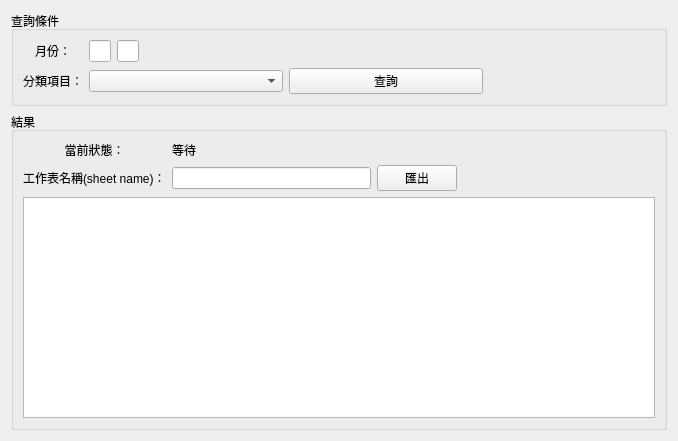
<?xml version="1.0" encoding="UTF-8"?>
<ui version="4.0">
 <class>WidgetMonthReport</class>
 <widget class="QWidget" name="WidgetMonthReport">
  <property name="geometry">
   <rect>
    <x>0</x>
    <y>0</y>
    <width>678</width>
    <height>441</height>
   </rect>
  </property>
  <property name="windowTitle">
   <string>Form</string>
  </property>
  <layout class="QVBoxLayout" name="verticalLayout">
   <item>
    <widget class="QGroupBox" name="groupBox">
     <property name="title">
      <string>查詢條件</string>
     </property>
     <layout class="QVBoxLayout" name="verticalLayout_3">
      <item>
       <layout class="QGridLayout" name="gridLayout_3">
        <item row="0" column="1">
         <layout class="QHBoxLayout" name="horizontalLayout_2">
          <item>
           <widget class="QLineEdit" name="lineEdit_yy">
            <property name="alignment">
             <set>Qt::AlignRight|Qt::AlignTrailing|Qt::AlignVCenter</set>
            </property>
           </widget>
          </item>
          <item>
           <widget class="QLineEdit" name="lineEdit_mm">
            <property name="alignment">
             <set>Qt::AlignRight|Qt::AlignTrailing|Qt::AlignVCenter</set>
            </property>
           </widget>
          </item>
          <item>
           <spacer name="horizontalSpacer">
            <property name="orientation">
             <enum>Qt::Horizontal</enum>
            </property>
            <property name="sizeHint" stdset="0">
             <size>
              <width>1000</width>
              <height>20</height>
             </size>
            </property>
           </spacer>
          </item>
         </layout>
        </item>
        <item row="1" column="1">
         <layout class="QHBoxLayout" name="horizontalLayout_4">
          <item>
           <widget class="QComboBox" name="comboBox"/>
          </item>
          <item>
           <widget class="QPushButton" name="pushButton_search">
            <property name="text">
             <string>查詢</string>
            </property>
           </widget>
          </item>
         </layout>
        </item>
        <item row="0" column="0">
         <widget class="QLabel" name="label">
          <property name="text">
           <string>月份：</string>
          </property>
          <property name="alignment">
           <set>Qt::AlignCenter</set>
          </property>
         </widget>
        </item>
        <item row="1" column="0">
         <widget class="QLabel" name="label_2">
          <property name="text">
           <string>分類項目：</string>
          </property>
          <property name="alignment">
           <set>Qt::AlignCenter</set>
          </property>
         </widget>
        </item>
        <item row="1" column="2">
         <spacer name="horizontalSpacer_2">
          <property name="orientation">
           <enum>Qt::Horizontal</enum>
          </property>
          <property name="sizeHint" stdset="0">
           <size>
            <width>1000</width>
            <height>20</height>
           </size>
          </property>
         </spacer>
        </item>
       </layout>
      </item>
     </layout>
    </widget>
   </item>
   <item>
    <widget class="QGroupBox" name="groupBox_2">
     <property name="title">
      <string>結果</string>
     </property>
     <layout class="QVBoxLayout" name="verticalLayout_2">
      <item>
       <layout class="QGridLayout" name="gridLayout_2">
        <item row="1" column="2">
         <widget class="QPushButton" name="pushButton_export">
          <property name="text">
           <string>匯出</string>
          </property>
         </widget>
        </item>
        <item row="1" column="3">
         <spacer name="horizontalSpacer_3">
          <property name="orientation">
           <enum>Qt::Horizontal</enum>
          </property>
          <property name="sizeHint" stdset="0">
           <size>
            <width>40</width>
            <height>20</height>
           </size>
          </property>
         </spacer>
        </item>
        <item row="1" column="1">
         <widget class="QLineEdit" name="lineEdit"/>
        </item>
        <item row="0" column="1">
         <widget class="QLabel" name="label_status">
          <property name="text">
           <string>等待</string>
          </property>
         </widget>
        </item>
        <item row="0" column="0">
         <widget class="QLabel" name="label_4">
          <property name="text">
           <string>當前狀態：</string>
          </property>
          <property name="alignment">
           <set>Qt::AlignCenter</set>
          </property>
         </widget>
        </item>
        <item row="1" column="0">
         <widget class="QLabel" name="label_3">
          <property name="text">
           <string>工作表名稱(sheet name)：</string>
          </property>
         </widget>
        </item>
       </layout>
      </item>
      <item>
       <widget class="QTableView" name="tableView"/>
      </item>
     </layout>
    </widget>
   </item>
  </layout>
 </widget>
 <resources/>
 <connections/>
</ui>
